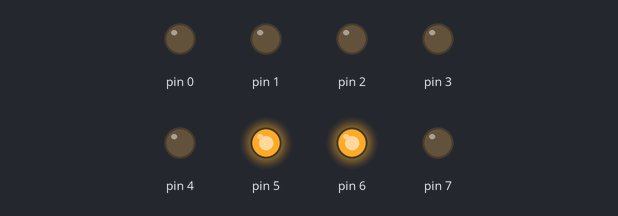
A sketch run on a simulated Arduino Uno, built with avr-gcc and run on an emulated ATmega328P. On the bench: output pins drawn as LEDs (lit = HIGH).

Above: at 0.02 s.
At 0.37 s:
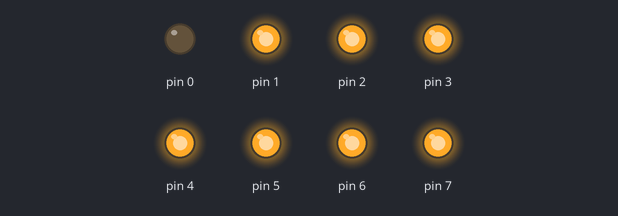
At 0.72 s:
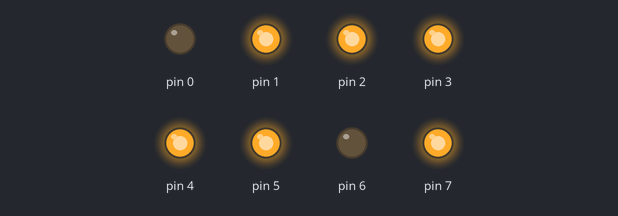
At 1.47 s:
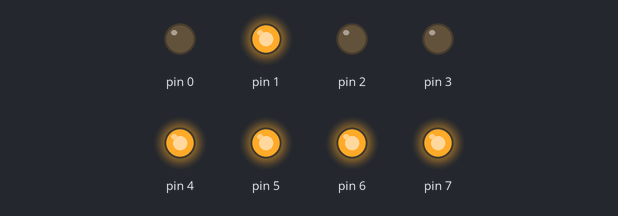
At 2.22 s:
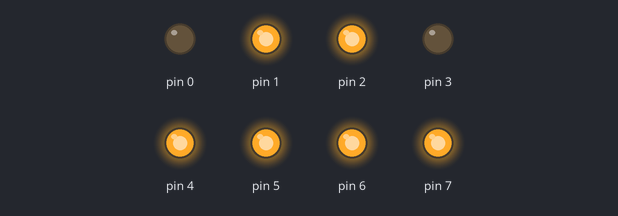
At 2.92 s:
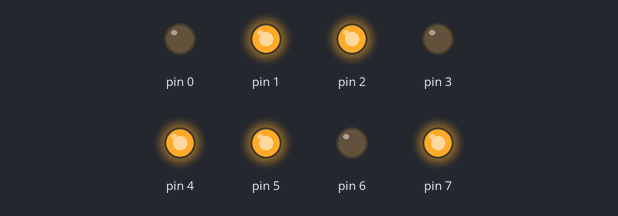
Timing chart, 0 to 3.2 s (numbered marks = the images above):
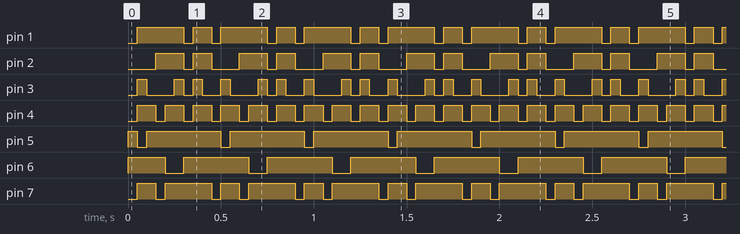

The sketch:

sketch_sep25a.ino
```cpp
void setup() {
  // put your setup code here, to run once:
  DDRD = 0b11111111;
}

void loop() {
  PORTD = 0b01100000;
  delay(50);
  PORTD = 0b11011010;
  delay(50);
  PORTD = 0b11110010;
  delay(50);
  PORTD = 0b01100110;
  delay(50);
  PORTD = 0b10110110;
  delay(50);
  PORTD = 0b10111110;
  delay(50);
  PORTD = 0b11100000;
  delay(50);
  PORTD = 0b11111110;
  delay(50);
  PORTD = 0b11110110;
  delay(50);

}
```

Measured:
- by itself, pin 1: repeats every 0.45 s: LOW 0.05 s, HIGH 0.10 s, LOW 0.05 s, HIGH 0.25 s
- by itself, pin 2: repeats every 0.45 s: LOW 0.05 s, HIGH 0.10 s, LOW 0.15 s, HIGH 0.15 s
- by itself, pin 3: repeats every 0.45 s: LOW 0.15 s, HIGH 0.05 s, LOW 0.05 s, HIGH 0.05 s, LOW 0.10 s, HIGH 0.05 s
- by itself, pin 4: alternates HIGH for 0.10 s and LOW for 0.05 s
- by itself, pin 5: repeats every 0.45 s: LOW 0.05 s, HIGH 0.40 s
- by itself, pin 6: repeats every 0.45 s: LOW 0.10 s, HIGH 0.35 s
- by itself, pin 7: repeats every 0.45 s: LOW 0.05 s, HIGH 0.25 s, LOW 0.05 s, HIGH 0.10 s
